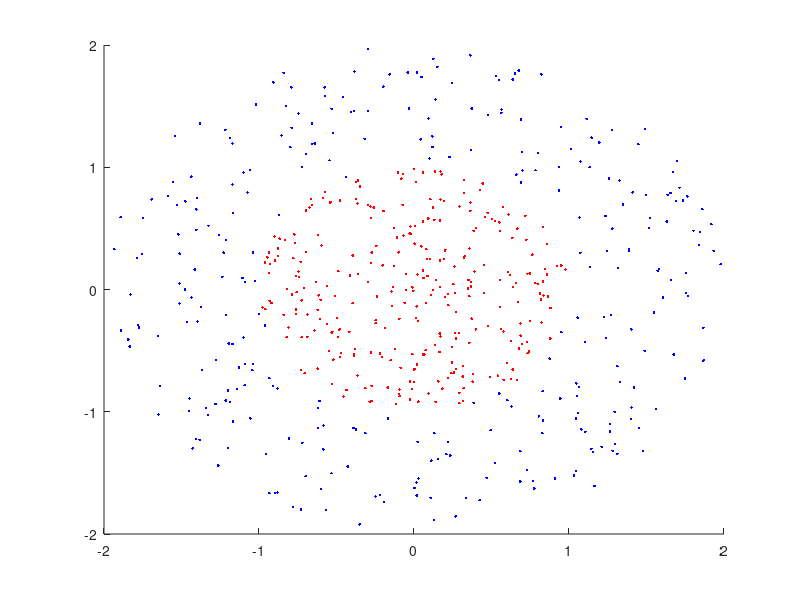

This chart was generated by the following MATLAB code: (Note: this script raises an error after producing the figure.)
% TBD: compare the performance of the meta-classifier when
% trained on Predictions (i.e. the predicted class) instead of
% the classification Scores

% TBD: compare the performance of the meta-classifier when the
% training split is not performed and the same data is used to 
% train the level-1 classifiers and the meta-classifier.
% Otherwise, you could use the same split but just use the fold1.

%% load dataset
load dataset.mat

%% plot data
u=find(labels_tr==1);
figure(1),hold on
plot(data_tr(u,1),data_tr(u,2),'r.')
u=find(labels_tr==2);
plot(data_tr(u,1),data_tr(u,2),'b.')
hold off

%% stratified sampling
%we are just creating two folds from training set, with n/2 elements
rng('default'); % for reproducibility
idx_f1=[];
idx_f2=[];
for nclass=1:2
    u=find(labels_tr==nclass);
    idx=randperm(numel(u));
    idx_f1=[idx_f1; u(idx(1:round(numel(idx)/2)))];
    idx_f2=[idx_f2; u(idx(1+round(numel(idx)/2):end))];
end
labels_f1=labels_tr(idx_f1);
labels_f2=labels_tr(idx_f2);
data_f1=data_tr(idx_f1,:);
data_f2=data_tr(idx_f2,:);

%% train level-1 classifiers on fold1
mdl={};

% SVM with gaussian kernel
rng('default');
mdl{1}=fitcsvm(data_f1, labels_f1, 'KernelFunction', ...
    'gaussian', 'KernelScale', 5);

% SVM with polynomial kernel
rng('default');
mdl{2}=fitcsvm(data_f1, labels_f1, 'KernelFunction', ...
    'polynomial', 'KernelScale', 10);

% decision tree
rng('default');
mdl{3}=fitctree(data_f1, labels_f1, 'SplitCriterion', ...
    'gdi','MaxNumSplits',20);

% Naive Bayes
rng('default');
mdl{4}=fitcnb(data_f1, labels_f1);

% Ensemble of decision trees
rng('default');
mdl{5}=fitcensemble(data_f1, labels_f1);

%% make the predictions on fold2 (to be used to train the meta-learner)
N=numel(mdl);
Predictions=zeros(size(data_f2,1),N);
Scores=zeros(size(data_f2,1),N);
for ii=1:N 
    [predictions, scores]=predict(mdl{ii},data_f2);
    Predictions(:,ii)=predictions;
    Scores(:,ii)=scores(:,1);
end
    
%% train the stacked classifier on fold2
% predictions of the level-1 classifiers
% train on Scores
rng('default');
stackedModel_Scores = fitcensemble(Scores, labels_f2, 'Method',...
    'Bag');

% stackedModel = fitcensemble(Scores, labels_f2, 'Method',...
%     'AdaBoostM1'); % 'NumLearningCycles'

%train on Predictions
stackedModel_Predictions = fitcensemble(Predictions, labels_f2, 'Method',...
    'Bag');

mdl{N+1}=stackedModel_Scores;
mdl{N+2}=stackedModel_Predictions;

ACC=[];
Predictions=zeros(size(data_te,1),N);
Scores=zeros(size(data_te,1),N);
for ii=1:N
    [predictions, scores]=predict(mdl{ii},data_te);
    Predictions(:,ii)=predictions;
    Scores(:,ii)=scores(:,1);
    ACC(ii)=numel(find(predictions==labels_te))/numel(labels_te);
end

% predictions of the stacked classifier
%predictions = predict(mdl{N+1}, Scores); it shoul be tested as follows
predictions = predict(mdl{N+1}, Scores);
ACC(N+1)=numel(find(predictions==labels_te))/numel(labels_te);

predictions = predict(mdl{N+2}, Predictions);
ACC(N+2)=numel(find(predictions==labels_te))/numel(labels_te);

ACC
%%%%%%%%%%%%%%%%%%%%%%%%%%%%%%%%%%%%%%%%%%%%%%%%%%%%%%%%%%%%%%%%%%%%%%%%%%%%
%TASK2 
%Compare the performance of the meta-classifier when the training split 
% is not performed and the same data is used to train the level-1 
% classifiers and the meta-classifier.

%% train level-1 classifiers on all training data
mdl={};

% SVM with gaussian kernel
rng('default');
mdl{1}=fitcsvm(data_tr, labels_tr, 'KernelFunction', ...
    'gaussian', 'KernelScale', 5);

% SVM with polynomial kernel
rng('default');
mdl{2}=fitcsvm(data_tr, labels_tr, 'KernelFunction', ...
    'polynomial', 'KernelScale', 10);

% decision tree
rng('default');
mdl{3}=fitctree(data_tr, labels_tr, 'SplitCriterion', ...
    'gdi','MaxNumSplits',20);

% Naive Bayes
rng('default');
mdl{4}=fitcnb(data_tr, labels_tr);

% Ensemble of decision trees
rng('default');
mdl{5}=fitcensemble(data_tr, labels_tr);

%% make the predictions on all training data
%but in this way all the model will be overfitted
N=numel(mdl);
Predictions=zeros(size(data_tr,1),N);
Scores=zeros(size(data_tr,1),N);
for ii=1:N 
    [predictions, scores]=predict(mdl{ii},data_tr);
    Predictions(:,ii)=predictions;
    Scores(:,ii)=scores(:,1);
end

%% train the stacked classifier on fold2
% predictions of the level-1 classifiers
% train on Scores
rng('default');
stackedModel_Scores = fitcensemble(Scores, labels_tr, 'Method',...
    'Bag');

% stackedModel = fitcensemble(Scores, labels_f2, 'Method',...
%     'AdaBoostM1'); % 'NumLearningCycles'

%train on Predictions
stackedModel_Predictions = fitcensemble(Predictions, labels_tr, 'Method',...
    'Bag');

mdl{N+1}=stackedModel_Scores;
mdl{N+2}=stackedModel_Predictions;

ACC=[];
Predictions=zeros(size(data_te,1),N);
Scores=zeros(size(data_te,1),N);
for ii=1:N
    [predictions, scores]=predict(mdl{ii},data_te);
    Predictions(:,ii)=predictions;
    Scores(:,ii)=scores(:,1);
    ACC(ii)=numel(find(predictions==labels_te))/numel(labels_te);
end

% predictions of the stacked classifier
%predictions = predict(mdl{N+1}, Scores); it shoul be tested as follows
predictions = predict(mdl{N+1}, Scores);
ACC(N+1)=numel(find(predictions==labels_te))/numel(labels_te);

predictions = predict(mdl{N+2}, Predictions);
ACC(N+2)=numel(find(predictions==labels_te))/numel(labels_te);

ACC